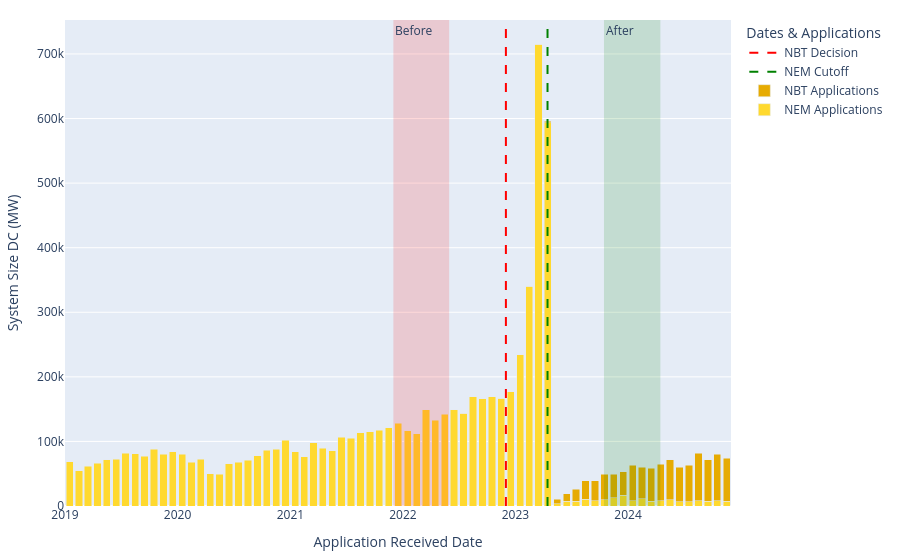

Notebook cell for this chart:
### Markdown cell above
By superimposing one of Borenstein’s Before/After bars on top of actual residential capacity applications, it becomes clear why the NBT decision date is the wrong date for determining the effects of NBT; a vast majority of the “After” capacity in the bar is NEM applications submitted before the NEM cutoff deadline. The figure demonstrates that by including this highlighted area in his 'After' aggregate, Borenstein misrepresents the market’s health. This selection of data obscures, rather than reveals, the true post-NBT impact.

If you’re truly concerned about sales being pulled forward by customers looking to beat the NBT deadline, a more honest way of displaying that would be to compare applications 6-12 months before the NBT decision to applications 6-12 months after the NEM cutoff deadline. This would completely exclude the time between the NBT decision and the NEM 2.0 cutoff deadline, as well as the 6 months before and after. These time intervals are shown in the figrure below.

### Code cell
dates_proposed = [{'x0': "2021-12-01", 'x1': "2022-05-31"},
                  {'x0': "2023-10-15", 'x1': "2024-04-15"}]

fig = data_vis.what_didnt_kill_rooftop_solar_graph(df_total, dates=dates_proposed, max_date="2024-11-30")
fig.show()

### Figure 1 — Plotly figure (JSON) as saved in the notebook; plotly's stock layout.template omitted (floating-point values rounded to 4 significant figures; data arrays with more than 128 entries replaced by an {"elided": "..."} marker saying what was removed)
{"data": [{"hovertemplate": "%{hovertext}<br>System Size: %{y:.1f} kW<extra>NEM</extra>", "hovertext": {"elided": "318 str values"}, "marker": {"color": "rgb(255,217,47)"}, "name": "NEM Applications", "offsetgroup": "0", "type": "bar", "x": {"elided": "318 str values"}, "xperiod": "M1", "y": {"elided": "318 float values"}}, {"hovertemplate": "%{hovertext}<br>System Size: %{y:.1f} kW<extra>NBT</extra>", "hovertext": ["July 2022", "August 2022", "September 2022", "October 2022", "November 2022", "December 2022", "January 2023", "February 2023", "March 2023", "April 2023", "May 2023", "June 2023", "July 2023", "August 2023", "September 2023", "October 2023", "November 2023", "December 2023", "January 2024", "February 2024", "March 2024", "April 2024", "May 2024", "June 2024", "July 2024", "August 2024", "September 2024", "October 2024", "November 2024"], "marker": {"color": "rgb(230,171,2)"}, "name": "NBT Applications", "offsetgroup": "0", "type": "bar", "x": ["2022-07-31T00:00:00.000000", "2022-08-31T00:00:00.000000", "2022-09-30T00:00:00.000000", "2022-10-31T00:00:00.000000", "2022-11-30T00:00:00.000000", "2022-12-31T00:00:00.000000", "2023-01-31T00:00:00.000000", "2023-02-28T00:00:00.000000", "2023-03-31T00:00:00.000000", "2023-04-30T00:00:00.000000", "2023-05-31T00:00:00.000000", "2023-06-30T00:00:00.000000", "2023-07-31T00:00:00.000000", "2023-08-31T00:00:00.000000", "2023-09-30T00:00:00.000000", "2023-10-31T00:00:00.000000", "2023-11-30T00:00:00.000000", "2023-12-31T00:00:00.000000", "2024-01-31T00:00:00.000000", "2024-02-29T00:00:00.000000", "2024-03-31T00:00:00.000000", "2024-04-30T00:00:00.000000", "2024-05-31T00:00:00.000000", "2024-06-30T00:00:00.000000", "2024-07-31T00:00:00.000000", "2024-08-31T00:00:00.000000", "2024-09-30T00:00:00.000000", "2024-10-31T00:00:00.000000", "2024-11-30T00:00:00.000000"], "xperiod": "M1", "y": [8.382, 7.2, 0.0, 18.08, 0.0, 0.0, 6.696, 0.0, 18.67, 2076.0, 6887.0, 11540.0, 17870.0, 29050.0, 31160.0, 39100.0, 36360.0, 35900.0, 54730.0, 48690.0, 51490.0, 56490.0, 62210.0, 53240.0, 56480.0, 73510.0, 64300.0, 72350.0, 67000.0]}, {"line": {"color": "green", "dash": "dash", "width": 2}, "mode": "lines", "name": "NEM Cutoff", "type": "scatter", "x": [null], "y": [null]}, {"line": {"color": "red", "dash": "dash", "width": 2}, "mode": "lines", "name": "NBT Decision", "type": "scatter", "x": [null], "y": [null]}], "layout": {"annotations": [{"font": {"size": 12}, "showarrow": false, "text": "Before", "x": "2021-12-01", "xanchor": "left", "xref": "x", "y": 1, "yanchor": "top", "yref": "y domain"}, {"font": {"size": 12}, "showarrow": false, "text": "After", "x": "2023-10-15", "xanchor": "left", "xref": "x", "y": 1, "yanchor": "top", "yref": "y domain"}], "autosize": true, "barmode": "stack", "legend": {"title": {"text": "Dates & Applications"}}, "margin": {"b": 20, "l": 40, "r": 20, "t": 20}, "shapes": [{"line": {"color": "red", "dash": "dash", "width": 2}, "type": "line", "x0": 1669849200000, "x1": 1669849200000, "xref": "x", "y0": 0, "y1": 1, "yref": "y domain"}, {"line": {"color": "green", "dash": "dash", "width": 2}, "type": "line", "x0": 1681509600000, "x1": 1681509600000, "xref": "x", "y0": 0, "y1": 1, "yref": "y domain"}, {"fillcolor": "red", "line": {"width": 0}, "opacity": 0.15, "type": "rect", "x0": "2021-12-01", "x1": "2022-05-31", "xref": "x", "y0": 0, "y1": 1, "yref": "y domain"}, {"fillcolor": "green", "line": {"width": 0}, "opacity": 0.15, "type": "rect", "x0": "2023-10-15", "x1": "2024-04-15", "xref": "x", "y0": 0, "y1": 1, "yref": "y domain"}], "xaxis": {"dtick": "M12", "range": ["2019-01-01", "2024-11-30"], "tickangle": 0, "tickformat": "%Y", "title": {"text": "Application Received Date"}}, "yaxis": {"title": {"text": "System Size DC (MW)"}}}}
